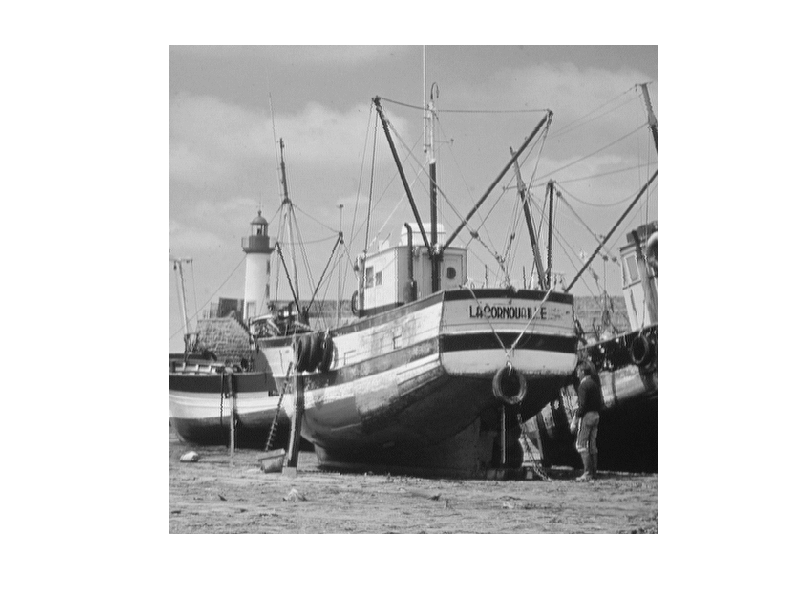
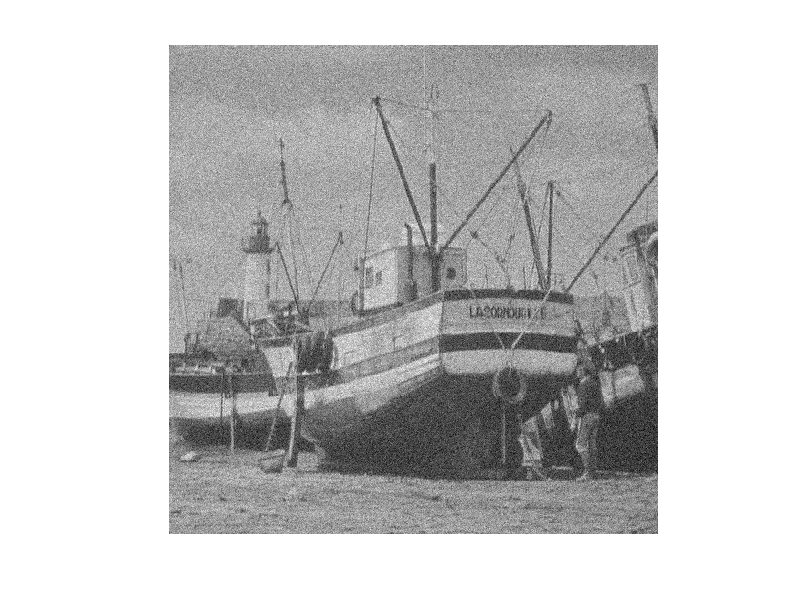
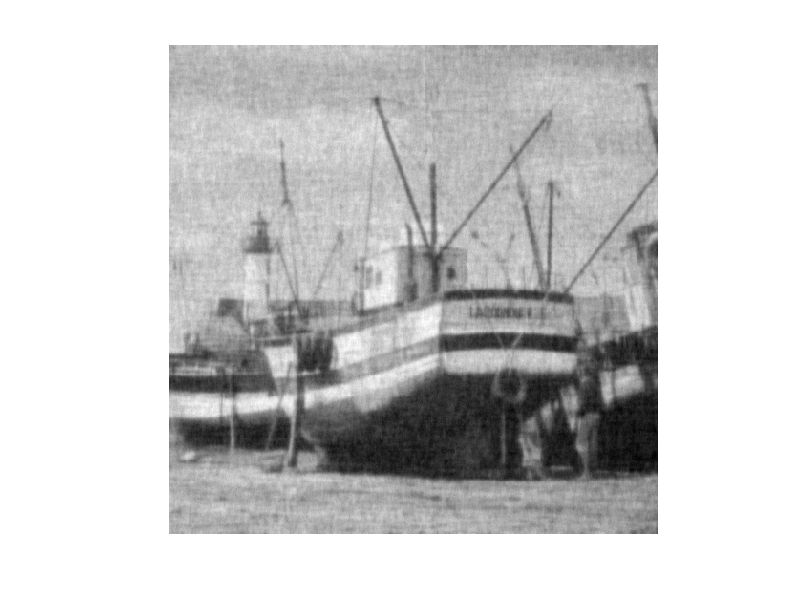

Recreate these plots in MATLAB, in order.
load('boat512.mat');
n = 512;
mu = 0.2;
X = boat512/256;

randn('state',29);

W = 0.1*randn(512,512);

Y = X + W;

C = dctmtx(n);

theta = sign(C*Y*C').*max(abs(C*Y*C')-mu,0);

X_after = C'*theta*C;

SNR_before = 20*log10(norm(X, 'fro')/norm(Y - X, 'fro'));

SNR_after = 20*log10(norm(X, 'fro')/norm(X_after - X, 'fro'));

disp('SNR_before is');
disp(SNR_before);
disp('SNR_after is');
disp(SNR_after);

figure;
imshow(boat512,[]);

figure;
imshow(Y,[]);

figure;
imshow(X_after,[]);
